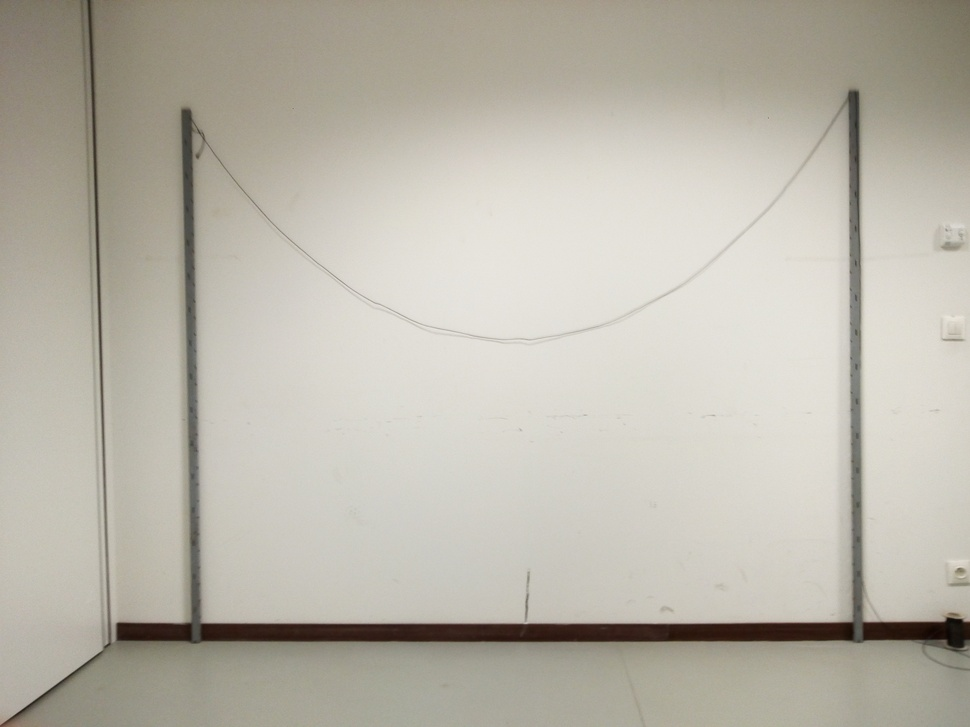
#> input picture Images/face_fil_2.jpg, 970 x 727 px, shrunk from 4160 x 3120 before the run
$ python Image.py
#> lines starting #> are read from the running program, lines starting #| are printed output that depends on the picture
#!/usr/bin/env python3
# -*- coding: utf-8 -*-
"""
Created on Mon Oct 15 14:41:36 2018

@author: jb
"""
"""
from skimage import io

im = io.imread("Images/IMG_20181015_104405.jpg", as_gray = True)

import numpy as np
import matplotlib.pyplot as plt
from scipy import ndimage as ndi

from skimage import feature
sigma = 0.6

from skimage.filters import roberts, sobel, scharr, prewitt

# Compute the Canny filter for two values of sigma
edges1 = feature.canny(im, sigma = sigma, low_threshold = 0.00, high_threshold = 0.0)
edges2 = feature.canny(im, sigma = sigma, low_threshold = 0.1, high_threshold = 0.15)

# display results
fig, (ax1, ax2, ax3) = plt.subplots(nrows=1, ncols=3, figsize=(8, 3),
                                    sharex=True, sharey=True)

ax1.imshow(im, cmap=plt.cm.gray)
ax1.axis('off')
ax1.set_title('noisy image', fontsize=20)

ax2.imshow(edges1, cmap=plt.cm.gray)
ax2.axis('off')
ax2.set_title('Canny filter, $\sigma=1$', fontsize=20)

ax3.imshow(edges2, cmap=plt.cm.gray)
ax3.axis('off')
ax3.set_title('Canny filter, $\sigma=2$', fontsize=20)


plt.show()


edge_roberts = roberts(im)
edge_sobel = sobel(im)

fig, ax = plt.subplots(ncols=2, sharex=True, sharey=True,
                       figsize=(8, 4))

ax[0].imshow(edge_roberts, cmap=plt.cm.gray)
ax[0].set_title('Roberts Edge Detection')

ax[1].imshow(edge_sobel, cmap=plt.cm.gray)
ax[1].set_title('Sobel Edge Detection')

for a in ax:
    a.axis('off')

plt.tight_layout()
plt.show()

from skimage.filters import gaussian
from skimage.segmentation import active_contour


img = im

s = np.linspace(0, 2*np.pi, 400)
x = 2000 + 500*np.cos(s)
y = 2000 + 500*np.sin(s)
init = np.array([x, y]).T
print("Starting")

snake = active_contour(gaussian(img, 10),
                       init) # alpha=0.015, beta=10, gamma=0.001)
print("finish")
fig, ax = plt.subplots(figsize=(7, 7))
ax.imshow(img )
ax.plot(init[:, 0], init[:, 1], '--r', lw=3)
ax.plot(snake[:, 0], snake[:, 1], '-b', lw=3)
ax.set_xticks([]), ax.set_yticks([])
ax.axis([0, img.shape[1], img.shape[0], 0])
"""
import numpy as np

from skimage.transform import (hough_line, hough_line_peaks,
                               probabilistic_hough_line)
from skimage.feature import canny
from skimage.filters import sobel


import matplotlib.pyplot as plt
from matplotlib import cm

from skimage import io

# Line finding using the Probabilistic Hough Transform
image = io.imread("Images/face_fil_2.jpg", as_gray = True)
#> image: shape (727, 970) float64; min 0.0257, max 0.902, mean 0.715
edges = canny(image, 0.1)
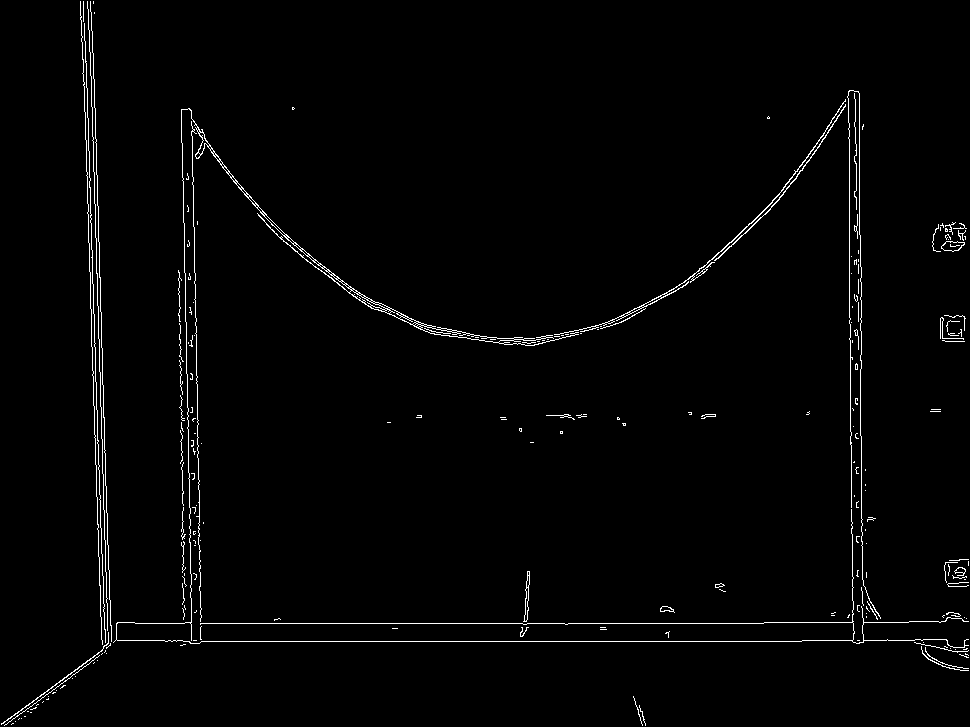
#> edges: shape (727, 970) bool; 1.7% white in thin lines or dots
#edges = sobel(image)
print('starting')
lines = probabilistic_hough_line(edges) #, threshold=1, line_length=1000, line_gap=20)
#> lines = 100 items

# Generating figure 2
fig, axes = plt.subplots(1, 3, figsize=(15, 5), sharex=True, sharey=True)
ax = axes.ravel()

ax[0].imshow(image, cmap=cm.gray)
ax[0].set_title('Input image')

ax[1].imshow(edges, cmap=cm.gray)
ax[1].set_title('Canny edges')

ax[2].imshow(edges * 0)
for line in lines:
    p0, p1 = line
    ax[2].plot((p0[0], p1[0]), (p0[1], p1[1]))
#> this loop made 100 passes
#> (p0, p1) on passes 1 to 12: ((801, 641), (201, 641)), ((763, 623), (135, 623)), ((100, 515), (90, 201)), ((102, 575), (100, 516)), ((102, 653), (91, 326)), ((859, 234), (859, 93)), ((104, 435), (100, 293)), ((193, 226), (191, 110)), ((100, 390), (95, 219)), ((192, 643), (187, 374)), ((89, 51), (87, 1)), ((198, 489), (194, 227))
ax[2].set_xlim((0, image.shape[1]))
ax[2].set_ylim((image.shape[0], 0))
ax[2].set_title('Probabilistic Hough')

for a in ax:
    a.set_axis_off()

plt.tight_layout()
plt.show()
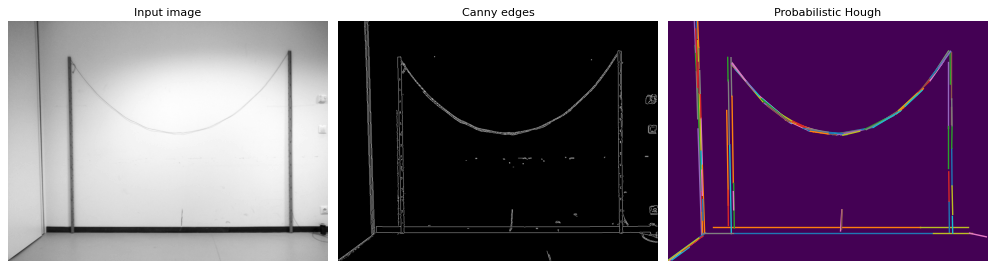
#> figure drawn by matplotlib, 3 panels
